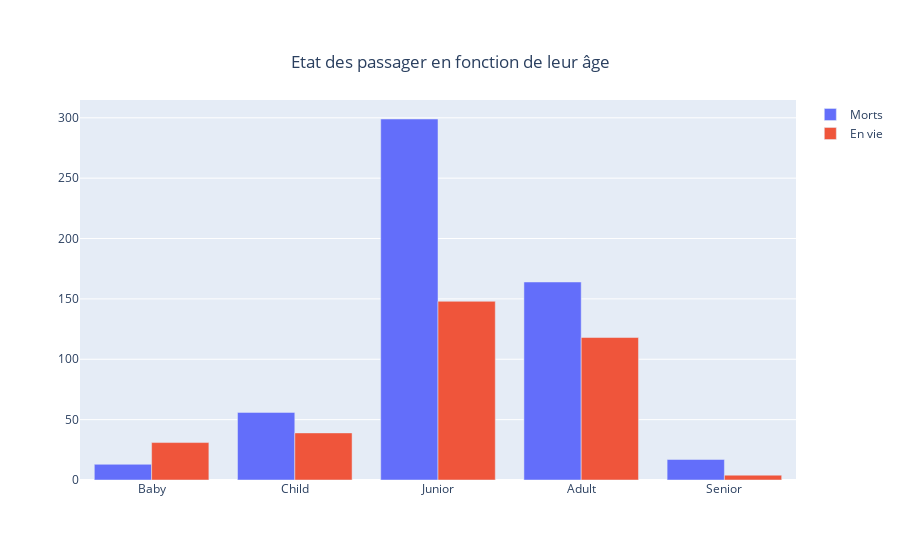

Notebook source saved alongside this figure:
### Code cell
labels1 = train.Age[train.Survived == 0].groupby(train.Age_categorie[train.Survived == 0]).count().index
labels2 = train.Age[train.Survived == 1].groupby(train.Age_categorie[train.Survived == 1]).count().index
values1 = train.Age[train.Survived == 0].groupby(train.Age_categorie[train.Survived == 0]).count().values
values2 = train.Age[train.Survived == 1].groupby(train.Age_categorie[train.Survived == 1]).count().values


fig4 = go.Figure(data=[
    go.Bar(name='Morts', x=labels1, y=values1),
    go.Bar(name='En vie', x=labels2, y=values2)
])

title = "Etat des passager en fonction de leur âge"
# Change the bar mode
fig4.update_layout(title={'text' : title, 'y':0.9, 'x':0.5, 'xanchor': 'center', 'yanchor': 'top'}, barmode='group')
fig4.show()

### Figure 1 — Plotly figure (JSON) as saved in the notebook; plotly's stock layout.template omitted (floating-point values rounded to 4 significant figures)
{"data": [{"name": "Morts", "type": "bar", "x": ["Baby", "Child", "Junior", "Adult", "Senior"], "y": [13, 56, 299, 164, 17]}, {"name": "En vie", "type": "bar", "x": ["Baby", "Child", "Junior", "Adult", "Senior"], "y": [31, 39, 148, 118, 4]}], "layout": {"barmode": "group", "title": {"text": "Etat des passager en fonction de leur âge", "x": 0.5, "xanchor": "center", "y": 0.9, "yanchor": "top"}}}
